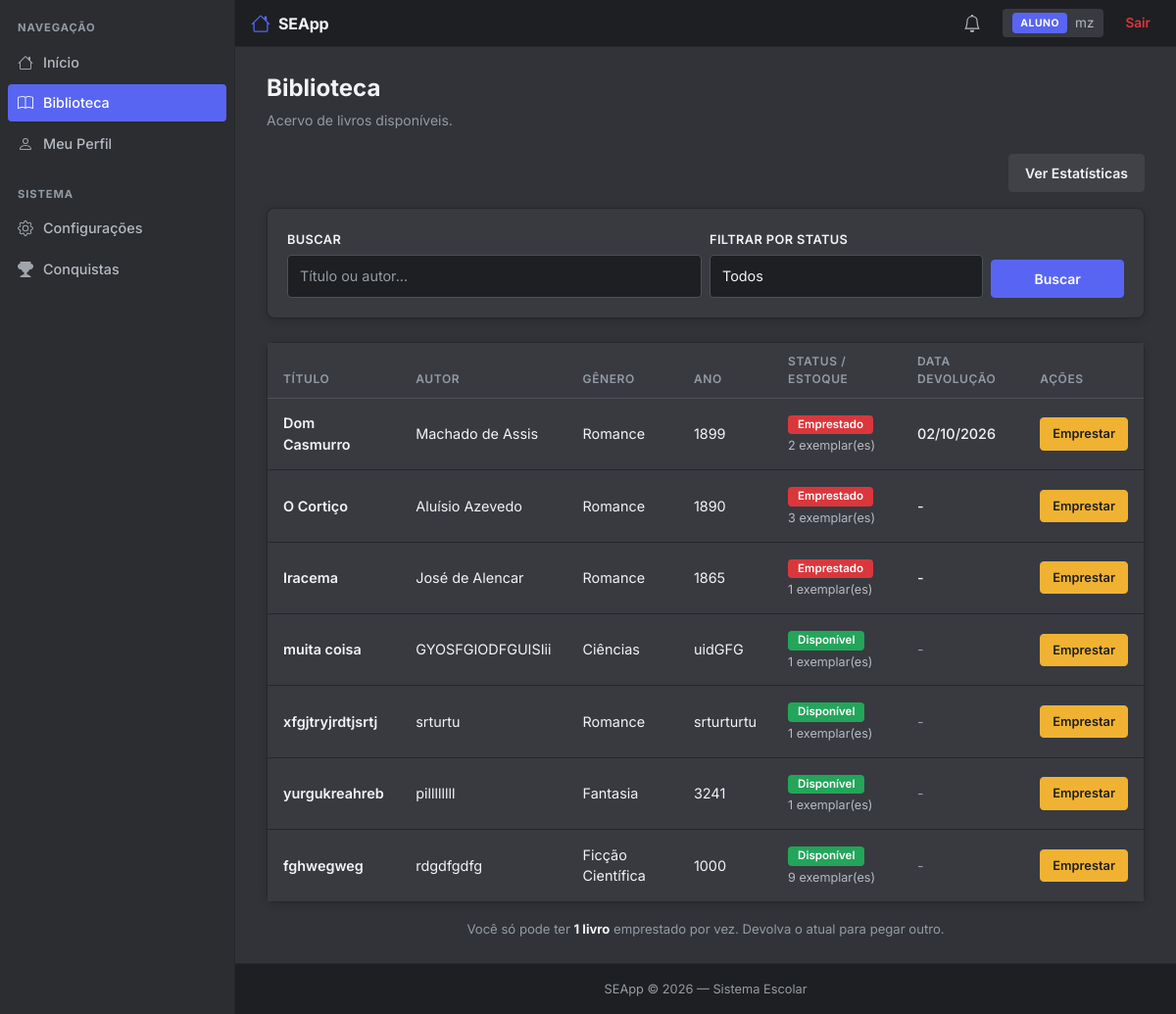
Screenshot of /biblioteca (signed in) with the database file from the repository.
### app/models/usuario.py (models this page shows, shortened)
class Usuario(db.Model):
    __tablename__ = 'usuarios'
    id = db.Column(db.Integer, primary_key=True)
    nome = db.Column(db.String(100), nullable=False)
    email = db.Column(db.String(120), unique=True, nullable=False)
    senha = db.Column(db.String(255), nullable=False)
    tipo = db.Column(db.String(20), nullable=False, default='aluno')
    foto = db.Column(db.String(200), nullable=True)
    criado_em = db.Column(db.DateTime, default=datetime.utcnow)
    @property
    def senha_criptografada(self):
        return self.senha

### app/models/livro.py (models this page shows, shortened)
class Livro(db.Model):
    __tablename__ = 'livros'
    id = db.Column(db.Integer, primary_key=True)
    titulo = db.Column(db.String(200), nullable=False)
    autor = db.Column(db.String(200), nullable=False)
    editora = db.Column(db.String(200), nullable=True)
    ano = db.Column(db.String(20), nullable=True)
    genero = db.Column(db.String(50), nullable=True)
    quantidade = db.Column(db.Integer, default=1)
    estoque = db.Column(db.Integer, default=1)
    prazo_devolucao = db.Column(db.Integer, default=7)
    emprestado = db.Column(db.Boolean, default=False)
    emprestado_para = db.Column(db.String(200), nullable=True)
    data_emprestimo = db.Column(db.Date, nullable=True)
    data_devolucao = db.Column(db.Date, nullable=True)

### app/routes/biblioteca.py (the view)
@biblioteca_bp.route("/biblioteca")
def listar():
    if 'usuario_id' not in session:
        return redirect(url_for('auth.login'))
    livros = Livro.query.all()
    busca = request.args.get("busca", "").lower()
    filtro = request.args.get("filtro", "todos")
    resultado = livros
    if busca:
        resultado = [l for l in resultado if busca in l.titulo.lower() or busca in (l.autor or "").lower()]
    if filtro == "disponivel":
        resultado = [l for l in resultado if l.estoque > 0]
    elif filtro == "emprestado":
        resultado = [l for l in resultado if l.estoque == 0]
    nome_aluno_logado = None
    if is_aluno():
        usuario_id = session.get('usuario_id')
        aluno = Aluno.query.filter_by(usuario_id=usuario_id).first()
        if aluno and aluno.usuario:
            nome_aluno_logado = aluno.usuario.nome
    aluno_tem_livro = False
    if is_aluno():
        usuario_id = session.get('usuario_id')
        aluno = Aluno.query.filter_by(usuario_id=usuario_id).first()
        if aluno:
            livro_emprestado = Livro.query.filter_by(emprestado=True, emprestado_para=aluno.usuario.nome).first()
            if livro_emprestado:
                aluno_tem_livro = True
    livros_lista = []
    for livro in resultado:
        pode_devolver = False
        if livro.emprestado and livro.emprestado_para:
            if is_staff():
                pode_devolver = True
            elif is_aluno():
                usuario_id = session.get('usuario_id')
                aluno = Aluno.query.filter_by(usuario_id=usuario_id).first()
                if aluno and aluno.usuario and aluno.usuario.nome == livro.emprestado_para:
                    pode_devolver = True
        livros_lista.append({
            "id": livro.id,
            "titulo": livro.titulo,
            "autor": livro.autor,
            "editora": livro.editora,
            "ano": livro.ano,
            "genero": livro.genero,
            "quantidade": livro.quantidade,
            "estoque": livro.estoque,
            "estoque_display": livro.estoque,
            "emprestado": livro.emprestado,
            "emprestado_para": livro.emprestado_para,
            "data_devolucao": livro.data_devolucao,
            "data_devolucao_br": formatar_data_br(livro.data_devolucao),
            "pode_devolver": pode_devolver,
            "pode_emprestar": (livro.estoque > 0 and (is_staff() or (is_aluno() and not aluno_tem_livro)))
        })
    return render_template(
        "biblioteca/listar.html",
        livros=livros_lista,
        busca=busca,
        filtro=filtro,
        tipo=session.get("tipo"),
        nome_aluno_logado=nome_aluno_logado
    )

### app/routes/biblioteca.py (called while the page is built)
def is_staff():
    return session.get("tipo") in ["admin", "diretor", "professor"]

def is_aluno():
    return session.get("tipo") == "aluno"

def formatar_data_br(data):
    if not data:
        return "-"
    return data.strftime("%d/%m/%Y")

### templates/biblioteca/listar.html (shortened to what this page needs)
{% extends 'base.html' %}
{% block content %}
<div class="page-title">Biblioteca</div>
<div class="page-subtitle">Acervo de livros disponíveis.</div>
<div class="d-flex justify-content-between align-items-center mb-3">
    <div class="d-flex gap-2">
        <button type="button" class="btn btn-secondary" data-bs-toggle="modal" data-bs-target="#estatisticasModal">
            Ver Estatísticas
        </button>
    </div>
</div>
<div class="card mb-4">
    <div class="card-body">
        <form method="GET" action="{{ url_for('biblioteca.listar') }}" class="row g-2 align-items-end">
            <div class="col-md-6">
                <label class="form-label">Buscar</label>
                <input type="text" name="busca" class="form-control" placeholder="Título ou autor..." value="{{ busca }}">
            </div>
            <div class="col-md-4">
                <label class="form-label">Filtrar por status</label>
                <select name="filtro" class="form-control">
                    <option value="todos"      {% if filtro == "todos"      %}selected{% endif %}>Todos</option>
                </select>
            </div>
            <div class="col-md-2">
                <button type="submit" class="btn btn-primary w-100">Buscar</button>
            </div>
        </form>
    </div>
</div>
<div class="card">
    <div class="card-body p-0">
        <div class="table-responsive">
            <table class="table mb-0">
                <thead>
                    <tr>
                        <th>Título</th>
                        <th>Autor</th>
                        <th>Gênero</th>
                        <th>Ano</th>
                        <th>Status / Estoque</th>
                        <th>Data devolução</th>
                        <th>Ações</th>
                    </tr>
                </thead>
                <tbody>
                    {% if livros %}
                        {% for livro in livros %}
                        <tr>
                            <td class="fw-semibold">{{ livro.titulo }}</td>
                            <td>{{ livro.autor }}</td>
                            <td>{{ livro.genero }}</td>
                            <td>{{ livro.ano }}</td>
                            <td>
                                {% if livro.emprestado %}
                                    <span class="badge bg-danger">Emprestado</span>
                                {% else %}
                                    <span class="badge bg-success">Disponível</span>
                                {% endif %}
                                <br>
                                <small>{{ livro.estoque_display or livro.estoque or 0 }} exemplar(es)</small>
                            </td>
                            <td>
                                {% if livro.emprestado %}
                                    <span style="font-weight: 500;">{{ livro.data_devolucao_br or '-' }}</span>
                                {% else %}
                                    <span style="color: var(--text-3);">-</span>
                                {% endif %}
                            </td>
                            <td>
                                <div class="d-flex gap-2 flex-wrap">
                                    {% if livro.pode_emprestar %}
                                    <button type="button" class="btn btn-warning btn-sm"
                                            data-bs-toggle="modal" data-bs-target="#modalEmprestar"
                                            data-livro-id="{{ livro.id }}" data-titulo="{{ livro.titulo }}">
                                        Emprestar
                                    </button>
                                    {% endif %}
                                </div>
                            </td>
                        </tr>
                        {% endfor %}
                    {% endif %}
                </tbody>
            </table>
        </div>
    </div>
</div>
{% if session.get('tipo') == 'aluno' %}
<div class="mt-3 text-center">
    <small style="color: var(--text-3);">
        Você só pode ter <strong style="color: var(--text);">1 livro</strong> emprestado por vez. Devolva o atual para pegar outro.
    </small>
</div>
{% endif %}
{% endblock %}

### templates/components/topbar.html (shortened to what this page needs)
<header class="topbar">
    <a class="topbar-brand" href="{{ url_for('dashboard.index') }}">
        SEApp
    </a>
    <div class="topbar-right">
        <a href="{{ url_for('notificacoes.listar') }}" id="sinoNotificacoes" style="position: relative; display: flex; align-items: center; padding: 6px 10px; border-radius: 4px; color: var(--text-2);" onmouseover="this.style.background='var(--surface)'" onmouseout="this.style.background='transparent'">
        </a>
        <div class="topbar-user">
            <span class="topbar-badge {% if session.get('tipo') in ['admin','diretor'] %}badge-admin{% else %}badge-aluno{% endif %}">
                {{ session.get("tipo", "").upper() }}
            </span>
            <span>{{ session["usuario"] }}</span>
        </div>
        <a href="{{ url_for('auth.logout') }}" class="topbar-logout">Sair</a>
    </div>
</header>

### rows the page displays
Usuario: get "ALUNO"
Livro: titulo "Dom Casmurro", autor "Machado de Assis", genero "Romance", ano "1899", shows "Emprestado", estoque "2", data_devolucao "02/10/2026"
Livro: titulo "O Cortiço", autor "Aluísio Azevedo", genero "Romance", ano "1890", shows "Emprestado", estoque_display "3", data_devolucao_br "-"
Livro: titulo "Iracema", autor "José de Alencar", genero "Romance", ano "1865", shows "Emprestado", estoque_display "1", data_devolucao_br "-"
Livro: titulo "muita coisa", autor "GYOSFGIODFGUISIii", genero "Ciências", ano "uidGFG", shows "Disponível", estoque_display "1"
Livro: titulo "xfgjtryjrdtjsrtj", autor "srturtu", genero "Romance", ano "srturturtu", shows "Disponível", estoque_display "1"
Livro: titulo "yurgukreahreb", autor "pillllllll", genero "Fantasia", ano "3241", shows "Disponível", estoque_display "1"
Livro: titulo "fghwegweg", autor "rdgdfgdfg", genero "Ficção Científica", ano "1000", shows "Disponível", estoque_display "9"

### other values shown
{{ session["usuario"] }} "mz"
